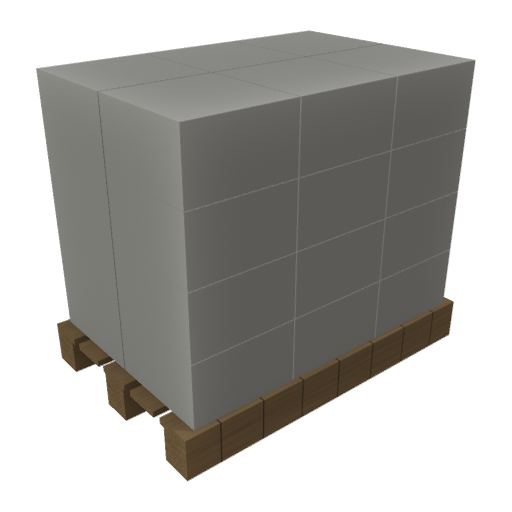
#> input picture src/store/store_depotPallet2500.png, 512 x 512 px, found by its file name
$ python show_native_product_reference.py
#> lines starting #> are read from the running program, lines starting #| are printed output that depends on the picture
"""Show the former carton model beside actual installed product shop renders (reference, not runtime proof)."""
from pathlib import Path
from PIL import Image, ImageDraw, ImageFont

ROOT = Path(__file__).resolve().parents[1]
OUT = ROOT / 'build/native_product_assets_v1'


def main():
    target = OUT / 'native_product_reference_v2.png'
    if target.exists():
        raise SystemExit('Reference already exists; preserve it and use a new name.')
    sheet = Image.new('RGB', (1500, 1060), '#eff2f4')
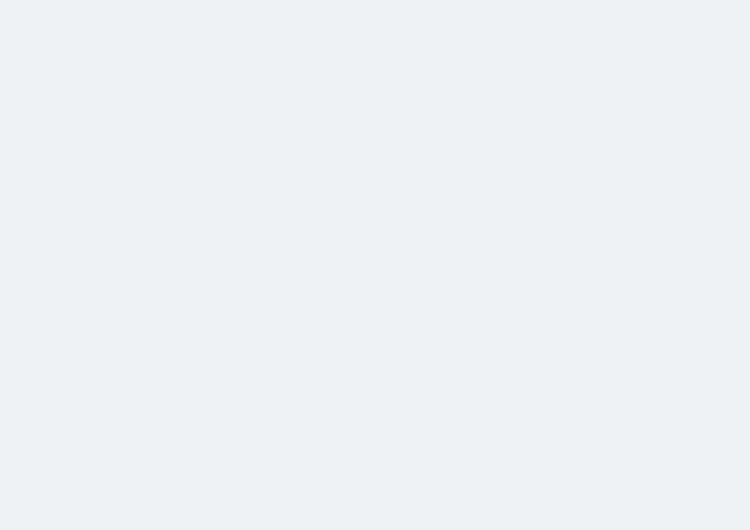
#> sheet: PIL image 1500x1060 RGB (shown at 1/2 size); mean R, G, B 239, 242, 244
    draw = ImageDraw.Draw(sheet)
    font = 'C:/Windows/Fonts/segoeui.ttf'
    bold = 'C:/Windows/Fonts/segoeuib.ttf'
    def text(x, y, value, size=25, color='#243341', strong=False):
        draw.text((x, y), value, font=ImageFont.truetype(bold if strong else font, size), fill=color)
    def picture(path, box):
        image = Image.open(path).convert('RGBA')
        image = image.crop(image.getbbox())
        image.thumbnail((box[2] - box[0], box[3] - box[1]), Image.Resampling.LANCZOS)
        sheet.paste(image, (box[0] + (box[2] - box[0] - image.width)//2,
                            box[1] + (box[3] - box[1] - image.height)//2), image)
    text(40, 22, 'Restore the actual product cargo', 36, strong=True)
    text(40, 76, 'Native asset reference — original lettuce shop render and carrot material, not a resized in-game test.', 22)
    cards = [(30, 130, 480, 640), (520, 130, 970, 640), (1010, 130, 1460, 640)]
    for card in cards:
        draw.rounded_rectangle(card, 15, fill='white')
    text(52, 150, 'BEFORE: generic cartons', 25, strong=True)
    text(542, 150, 'NATIVE: open lettuce crates', 24, strong=True)
    text(1032, 150, 'CARROT BAG: native texture', 24, strong=True)
    picture(ROOT / 'build/native_restore_originals_v1/src/store/store_depotPallet2500.png', (50, 205, 460, 540))
#> in picture, image is the input picture: PIL image 512x512 RGBA; mean R, G, B, A 59.8, 58.4, 55.3, 141
#> in picture, `image = image.crop(image.getbbox())`:
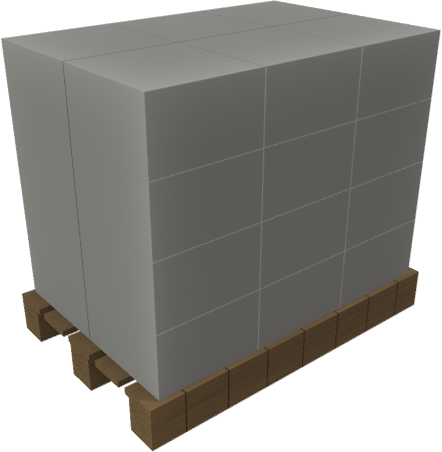
#> image: PIL image 442x452 RGBA; mean R, G, B, A 78.4, 76.6, 72.6, 185.1; transparent parts drawn white
#> in picture, `sheet.paste(image, (box[0] + (box[2] - box[0] - image.width)//2, box[1..`:
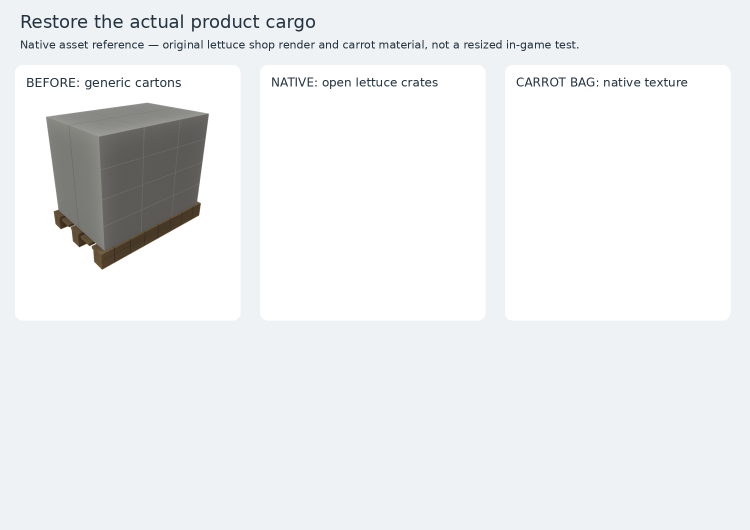
#> sheet: PIL image 1500x1060 RGB (shown at 1/2 size); mean R, G, B 236.7, 238.4, 239.3
    picture(OUT / 'store/base/lettuceBoxPallet.png', (540, 205, 950, 540))
    picture(OUT / 'textures/FS25_Fed_Produktions_Pack/Pallets/textures/karottensack.dds', (1030, 205, 1440, 540))
    text(52, 558, 'HUD picture on a closed box.', 23)
    text(542, 558, 'Crates, heads and leaf geometry.', 23)
    text(1032, 558, 'Bag model also found in the pack.', 22)
    text(52, 598, 'Old 2.5K: four layers.', 22)
    text(542, 598, 'Original diffuse / normal / specular.', 21)
    text(1032, 598, 'Its supplied shop image is blank.', 21)
    text(40, 669, 'Corrected layer counts (diagram)', 29, strong=True)
    bottom = 948
    for x, size, count, height in [(165, '1,000 L', 1, '0.364 m'), (665, '2,500 L', 3, '0.804 m'),
                                   (1165, '5,000 L', 6, '1.464 m')]:
        for layer in range(count):
            for column in range(3):
                x0 = x - 60 + column * 53
                y0 = bottom - 20 - (layer + 1) * 28
                draw.rectangle((x0, y0, x0 + 50, y0 + 25), fill='#569879', outline='#214937', width=2)
        draw.rectangle((x-70, bottom-17, x+105, bottom), fill='#b08c60')
        text(x-60, 963, f'{size}: {count} layer' + ('s' if count != 1 else ''), 24, strong=True)
        text(x-60, 999, f'{height}, including wood', 21)
    sheet.save(target)
    print(target)


if __name__ == '__main__':
#> (the run stopped early here; a loop or call above may not have finished)

$ run again, with src/store/store_depotPallet1000.png copied over src/store/store_depotPallet2500.png
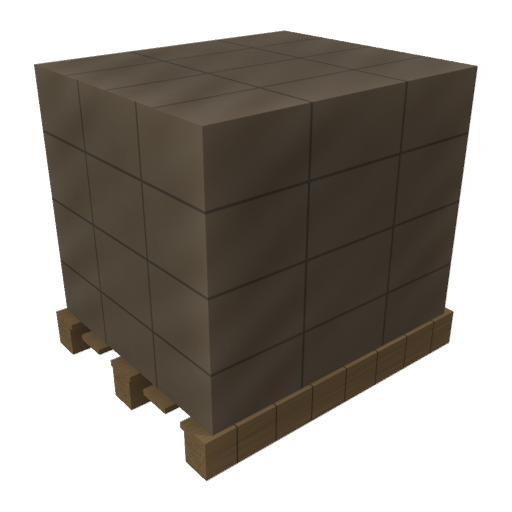
#> input picture src/store/store_depotPallet1000.png, 512 x 512 px, found by its file name
#> in picture, image is the input picture: PIL image 512x512 RGBA; mean R, G, B, A 40.1, 34.9, 28.3, 141.6
#> in picture, `image = image.crop(image.getbbox())`:
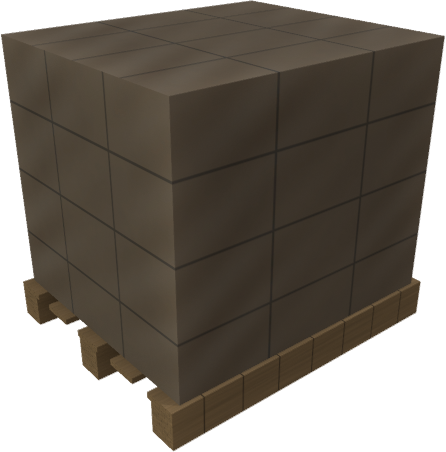
#> image: PIL image 446x452 RGBA; mean R, G, B, A 52.2, 45.3, 36.8, 184.1; transparent parts drawn white
#> in picture, `sheet.paste(image, (box[0] + (box[2] - box[0] - image.width)//2, box[1..`:
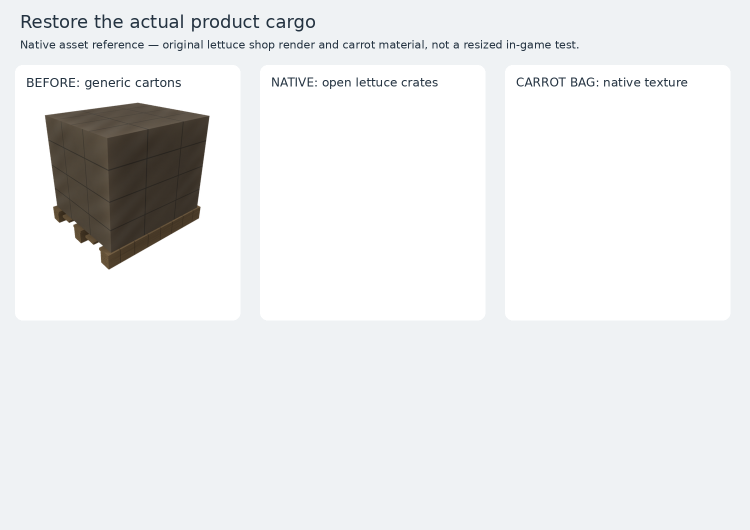
#> sheet: PIL image 1500x1060 RGB (shown at 1/2 size); mean R, G, B 234.8, 236.2, 236.8

$ run again, with src/store/store_depotPallet5000.png copied over src/store/store_depotPallet2500.png
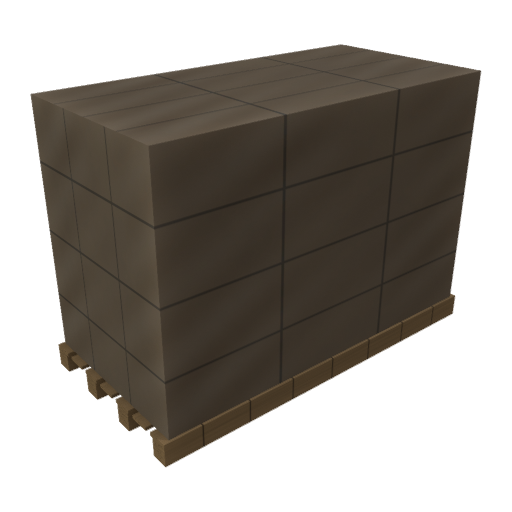
#> input picture src/store/store_depotPallet5000.png, 512 x 512 px, found by its file name
#> in picture, image is the input picture: PIL image 512x512 RGBA; mean R, G, B, A 36.1, 31.4, 25.5, 132.5
#> in picture, `image = image.crop(image.getbbox())`:
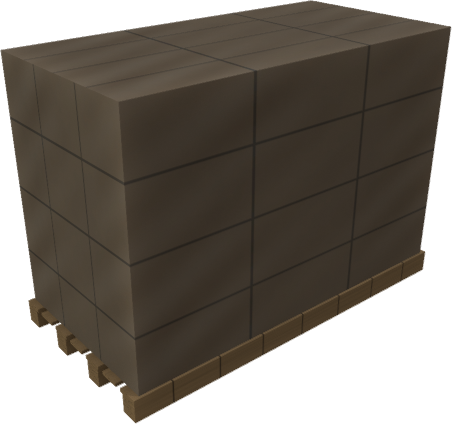
#> image: PIL image 452x424 RGBA; mean R, G, B, A 49.3, 42.9, 34.9, 181.2; transparent parts drawn white
#> in picture, `sheet.paste(image, (box[0] + (box[2] - box[0] - image.width)//2, box[1..`:
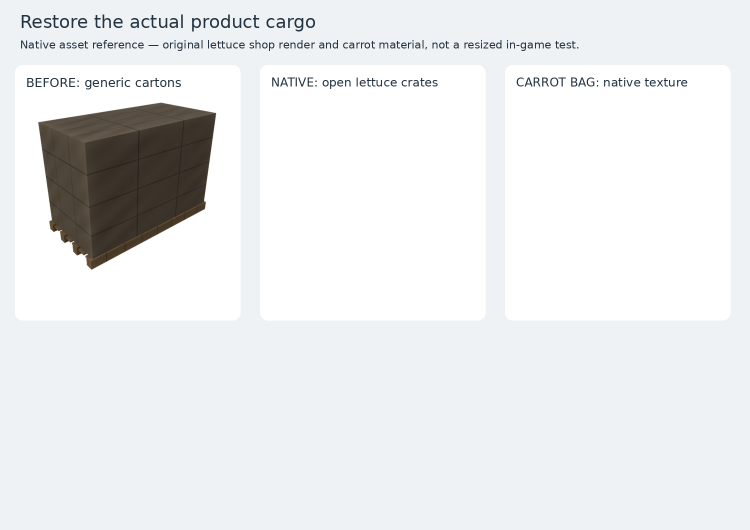
#> sheet: PIL image 1500x1060 RGB (shown at 1/2 size); mean R, G, B 234.1, 235.5, 236.1

$ run again, with src/store/store_depot_food.png copied over src/store/store_depotPallet2500.png
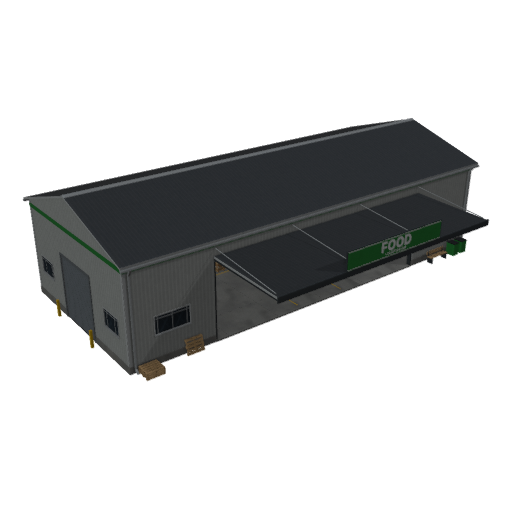
#> input picture src/store/store_depot_food.png, 512 x 512 px, found by its file name
#> in picture, image is the input picture: PIL image 512x512 RGBA; mean R, G, B, A 14.5, 15.4, 15.4, 69
#> in picture, `image = image.crop(image.getbbox())`:
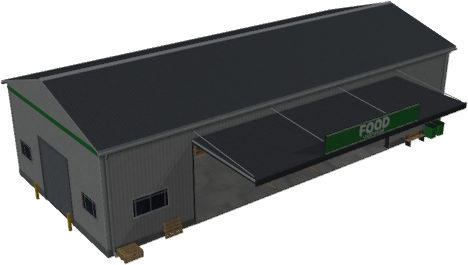
#> image: PIL image 468x265 RGBA; mean R, G, B, A 30.6, 32.4, 32.4, 145.9; transparent parts drawn white
#> in picture, `sheet.paste(image, (box[0] + (box[2] - box[0] - image.width)//2, box[1..`:
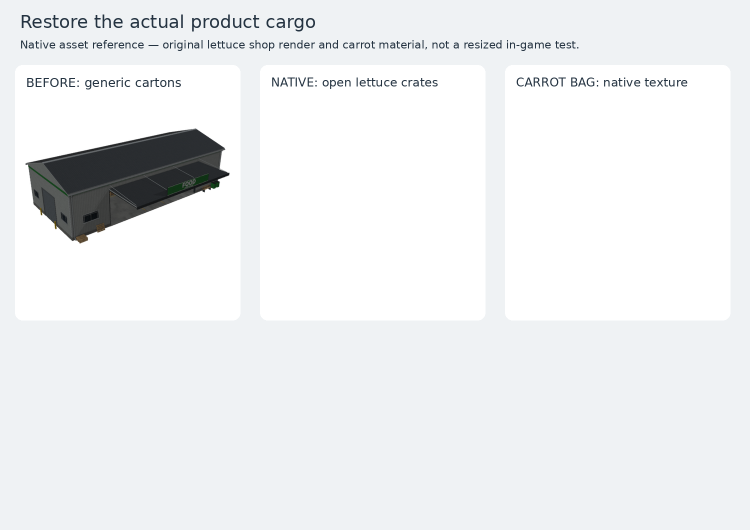
#> sheet: PIL image 1500x1060 RGB (shown at 1/2 size); mean R, G, B 237.2, 239.1, 240.3
